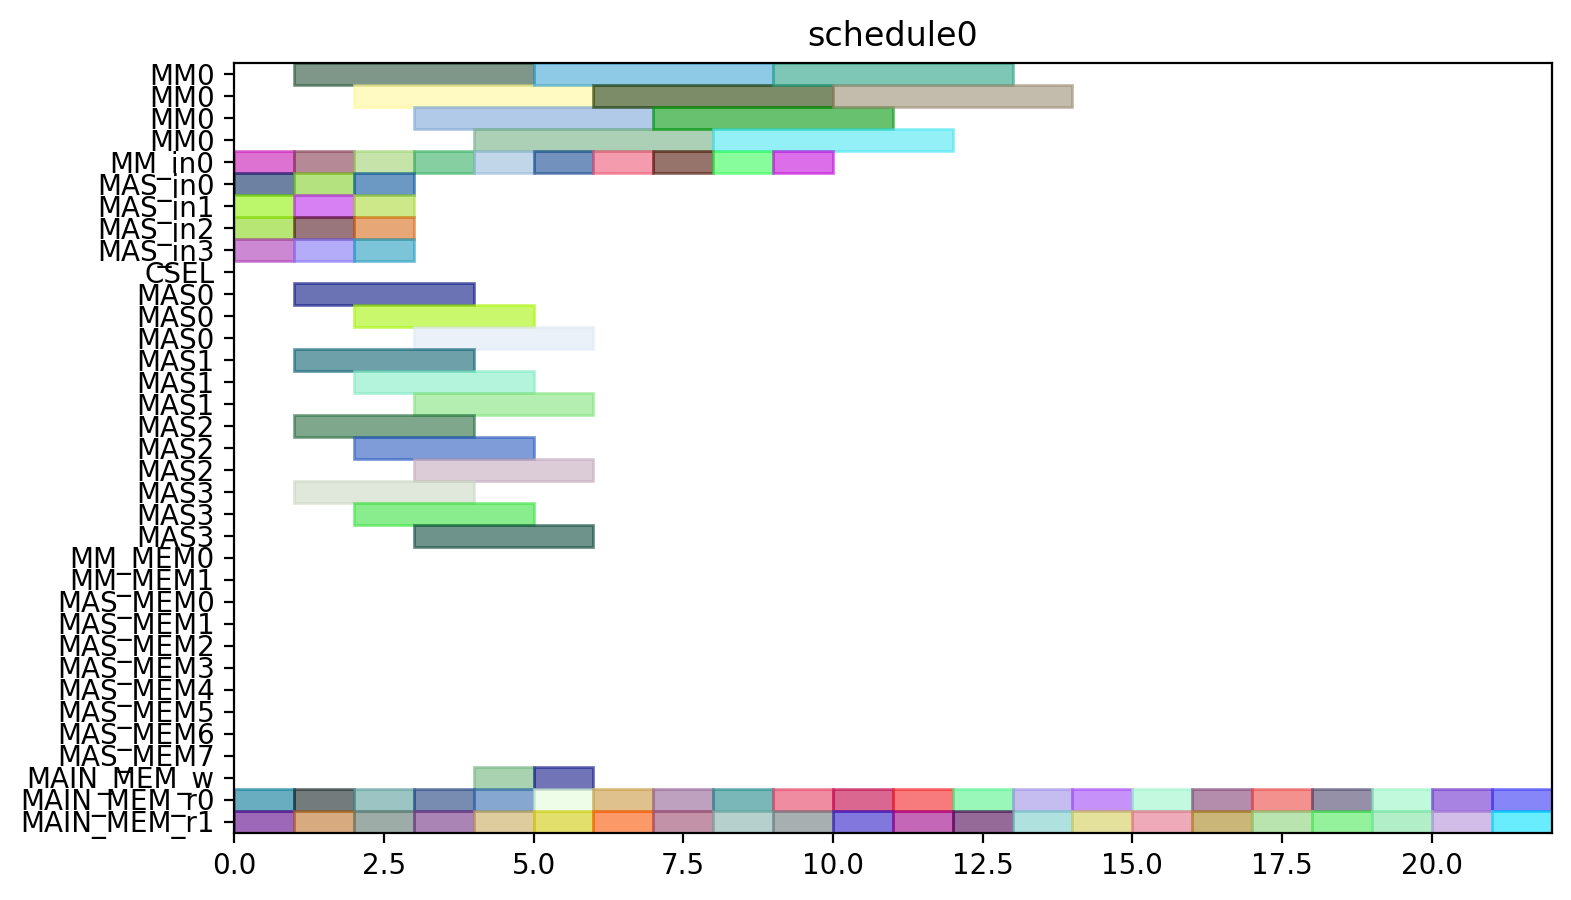

The script that drew this image:
from pyschedule import Scenario, solvers, plotters, alt


def solve():
	horizon = 90
	S = Scenario("schedule0", horizon=horizon)

	# resource
	MM = S.Resources('MM', num=1, size=4)
	MM_in = S.Resources('MM_in', num=1)
	MAS_in = S.Resources('MAS_in', num=4)
	CSEL = S.Resource('CSEL')
	MAS = S.Resources('MAS', num=4, size=3, periods=range(1, horizon))
	MM_MEM = S.Resources('MM_MEM', num=2)
	MAS_MEM = S.Resources('MAS_MEM', num=8)
	MAIN_MEM_w = S.Resource('MAIN_MEM_w', size=1)
	MAIN_MEM_r = S.Resources('MAIN_MEM_r', num=2)

	# result of previous scheduling

	# new tasks
	c10_t0 = S.Task('c10_t0', length=4, delay_cost=1)
	c10_t0 += alt(MM)
	c10_t0_in = S.Task('c10_t0_in', length=1, delay_cost=1)
	c10_t0_in += alt(MM_in)
	S += c10_t0_in*MM_in[0]<=c10_t0*MM[0]

	c10_t0_mem0 = S.Task('c10_t0_mem0', length=1, delay_cost=1)
	c10_t0_mem0 += MAIN_MEM_r[0]
	c10_t0_mem1 = S.Task('c10_t0_mem1', length=1, delay_cost=1)
	c10_t0_mem1 += MAIN_MEM_r[1]
	c10_t1 = S.Task('c10_t1', length=4, delay_cost=1)
	c10_t1 += alt(MM)
	c10_t1_in = S.Task('c10_t1_in', length=1, delay_cost=1)
	c10_t1_in += alt(MM_in)
	S += c10_t1_in*MM_in[0]<=c10_t1*MM[0]

	c10_t1_mem0 = S.Task('c10_t1_mem0', length=1, delay_cost=1)
	c10_t1_mem0 += MAIN_MEM_r[0]
	c10_t1_mem1 = S.Task('c10_t1_mem1', length=1, delay_cost=1)
	c10_t1_mem1 += MAIN_MEM_r[1]
	c10_t2 = S.Task('c10_t2', length=3, delay_cost=1)
	c10_t2 += alt(MAS)
	c10_t2_in = S.Task('c10_t2_in', length=1, delay_cost=1)
	c10_t2_in += alt(MAS_in)
	S += c10_t2_in*MAS_in[0]<=c10_t2*MAS[0]

	S += c10_t2_in*MAS_in[1]<=c10_t2*MAS[1]

	S += c10_t2_in*MAS_in[2]<=c10_t2*MAS[2]

	S += c10_t2_in*MAS_in[3]<=c10_t2*MAS[3]

	c10_t2_mem0 = S.Task('c10_t2_mem0', length=1, delay_cost=1)
	c10_t2_mem0 += MAIN_MEM_r[0]
	c10_t2_mem1 = S.Task('c10_t2_mem1', length=1, delay_cost=1)
	c10_t2_mem1 += MAIN_MEM_r[1]
	c10_t3 = S.Task('c10_t3', length=3, delay_cost=1)
	c10_t3 += alt(MAS)
	c10_t3_in = S.Task('c10_t3_in', length=1, delay_cost=1)
	c10_t3_in += alt(MAS_in)
	S += c10_t3_in*MAS_in[0]<=c10_t3*MAS[0]

	S += c10_t3_in*MAS_in[1]<=c10_t3*MAS[1]

	S += c10_t3_in*MAS_in[2]<=c10_t3*MAS[2]

	S += c10_t3_in*MAS_in[3]<=c10_t3*MAS[3]

	c10_t3_mem0 = S.Task('c10_t3_mem0', length=1, delay_cost=1)
	c10_t3_mem0 += MAIN_MEM_r[0]
	c10_t3_mem1 = S.Task('c10_t3_mem1', length=1, delay_cost=1)
	c10_t3_mem1 += MAIN_MEM_r[1]
	c20_t0 = S.Task('c20_t0', length=4, delay_cost=1)
	c20_t0 += alt(MM)
	c20_t0_in = S.Task('c20_t0_in', length=1, delay_cost=1)
	c20_t0_in += alt(MM_in)
	S += c20_t0_in*MM_in[0]<=c20_t0*MM[0]

	c20_t0_mem0 = S.Task('c20_t0_mem0', length=1, delay_cost=1)
	c20_t0_mem0 += MAIN_MEM_r[0]
	c20_t0_mem1 = S.Task('c20_t0_mem1', length=1, delay_cost=1)
	c20_t0_mem1 += MAIN_MEM_r[1]
	c20_t1 = S.Task('c20_t1', length=4, delay_cost=1)
	c20_t1 += alt(MM)
	c20_t1_in = S.Task('c20_t1_in', length=1, delay_cost=1)
	c20_t1_in += alt(MM_in)
	S += c20_t1_in*MM_in[0]<=c20_t1*MM[0]

	c20_t1_mem0 = S.Task('c20_t1_mem0', length=1, delay_cost=1)
	c20_t1_mem0 += MAIN_MEM_r[0]
	c20_t1_mem1 = S.Task('c20_t1_mem1', length=1, delay_cost=1)
	c20_t1_mem1 += MAIN_MEM_r[1]
	c20_t2 = S.Task('c20_t2', length=3, delay_cost=1)
	c20_t2 += alt(MAS)
	c20_t2_in = S.Task('c20_t2_in', length=1, delay_cost=1)
	c20_t2_in += alt(MAS_in)
	S += c20_t2_in*MAS_in[0]<=c20_t2*MAS[0]

	S += c20_t2_in*MAS_in[1]<=c20_t2*MAS[1]

	S += c20_t2_in*MAS_in[2]<=c20_t2*MAS[2]

	S += c20_t2_in*MAS_in[3]<=c20_t2*MAS[3]

	c20_t2_mem0 = S.Task('c20_t2_mem0', length=1, delay_cost=1)
	c20_t2_mem0 += MAIN_MEM_r[0]
	c20_t2_mem1 = S.Task('c20_t2_mem1', length=1, delay_cost=1)
	c20_t2_mem1 += MAIN_MEM_r[1]
	c20_t3 = S.Task('c20_t3', length=3, delay_cost=1)
	c20_t3 += alt(MAS)
	c20_t3_in = S.Task('c20_t3_in', length=1, delay_cost=1)
	c20_t3_in += alt(MAS_in)
	S += c20_t3_in*MAS_in[0]<=c20_t3*MAS[0]

	S += c20_t3_in*MAS_in[1]<=c20_t3*MAS[1]

	S += c20_t3_in*MAS_in[2]<=c20_t3*MAS[2]

	S += c20_t3_in*MAS_in[3]<=c20_t3*MAS[3]

	c20_t3_mem0 = S.Task('c20_t3_mem0', length=1, delay_cost=1)
	c20_t3_mem0 += MAIN_MEM_r[0]
	c20_t3_mem1 = S.Task('c20_t3_mem1', length=1, delay_cost=1)
	c20_t3_mem1 += MAIN_MEM_r[1]
	c01_t0 = S.Task('c01_t0', length=4, delay_cost=1)
	c01_t0 += alt(MM)
	c01_t0_in = S.Task('c01_t0_in', length=1, delay_cost=1)
	c01_t0_in += alt(MM_in)
	S += c01_t0_in*MM_in[0]<=c01_t0*MM[0]

	c01_t0_mem0 = S.Task('c01_t0_mem0', length=1, delay_cost=1)
	c01_t0_mem0 += MAIN_MEM_r[0]
	c01_t0_mem1 = S.Task('c01_t0_mem1', length=1, delay_cost=1)
	c01_t0_mem1 += MAIN_MEM_r[1]
	c01_t1 = S.Task('c01_t1', length=4, delay_cost=1)
	c01_t1 += alt(MM)
	c01_t1_in = S.Task('c01_t1_in', length=1, delay_cost=1)
	c01_t1_in += alt(MM_in)
	S += c01_t1_in*MM_in[0]<=c01_t1*MM[0]

	c01_t1_mem0 = S.Task('c01_t1_mem0', length=1, delay_cost=1)
	c01_t1_mem0 += MAIN_MEM_r[0]
	c01_t1_mem1 = S.Task('c01_t1_mem1', length=1, delay_cost=1)
	c01_t1_mem1 += MAIN_MEM_r[1]
	c01_t2 = S.Task('c01_t2', length=3, delay_cost=1)
	c01_t2 += alt(MAS)
	c01_t2_in = S.Task('c01_t2_in', length=1, delay_cost=1)
	c01_t2_in += alt(MAS_in)
	S += c01_t2_in*MAS_in[0]<=c01_t2*MAS[0]

	S += c01_t2_in*MAS_in[1]<=c01_t2*MAS[1]

	S += c01_t2_in*MAS_in[2]<=c01_t2*MAS[2]

	S += c01_t2_in*MAS_in[3]<=c01_t2*MAS[3]

	c01_t2_mem0 = S.Task('c01_t2_mem0', length=1, delay_cost=1)
	c01_t2_mem0 += MAIN_MEM_r[0]
	c01_t2_mem1 = S.Task('c01_t2_mem1', length=1, delay_cost=1)
	c01_t2_mem1 += MAIN_MEM_r[1]
	c01_t3 = S.Task('c01_t3', length=3, delay_cost=1)
	c01_t3 += alt(MAS)
	c01_t3_in = S.Task('c01_t3_in', length=1, delay_cost=1)
	c01_t3_in += alt(MAS_in)
	S += c01_t3_in*MAS_in[0]<=c01_t3*MAS[0]

	S += c01_t3_in*MAS_in[1]<=c01_t3*MAS[1]

	S += c01_t3_in*MAS_in[2]<=c01_t3*MAS[2]

	S += c01_t3_in*MAS_in[3]<=c01_t3*MAS[3]

	c01_t3_mem0 = S.Task('c01_t3_mem0', length=1, delay_cost=1)
	c01_t3_mem0 += MAIN_MEM_r[0]
	c01_t3_mem1 = S.Task('c01_t3_mem1', length=1, delay_cost=1)
	c01_t3_mem1 += MAIN_MEM_r[1]
	c11_t0 = S.Task('c11_t0', length=4, delay_cost=1)
	c11_t0 += alt(MM)
	c11_t0_in = S.Task('c11_t0_in', length=1, delay_cost=1)
	c11_t0_in += alt(MM_in)
	S += c11_t0_in*MM_in[0]<=c11_t0*MM[0]

	c11_t0_mem0 = S.Task('c11_t0_mem0', length=1, delay_cost=1)
	c11_t0_mem0 += MAIN_MEM_r[0]
	c11_t0_mem1 = S.Task('c11_t0_mem1', length=1, delay_cost=1)
	c11_t0_mem1 += MAIN_MEM_r[1]
	c11_t1 = S.Task('c11_t1', length=4, delay_cost=1)
	c11_t1 += alt(MM)
	c11_t1_in = S.Task('c11_t1_in', length=1, delay_cost=1)
	c11_t1_in += alt(MM_in)
	S += c11_t1_in*MM_in[0]<=c11_t1*MM[0]

	c11_t1_mem0 = S.Task('c11_t1_mem0', length=1, delay_cost=1)
	c11_t1_mem0 += MAIN_MEM_r[0]
	c11_t1_mem1 = S.Task('c11_t1_mem1', length=1, delay_cost=1)
	c11_t1_mem1 += MAIN_MEM_r[1]
	c11_t2 = S.Task('c11_t2', length=3, delay_cost=1)
	c11_t2 += alt(MAS)
	c11_t2_in = S.Task('c11_t2_in', length=1, delay_cost=1)
	c11_t2_in += alt(MAS_in)
	S += c11_t2_in*MAS_in[0]<=c11_t2*MAS[0]

	S += c11_t2_in*MAS_in[1]<=c11_t2*MAS[1]

	S += c11_t2_in*MAS_in[2]<=c11_t2*MAS[2]

	S += c11_t2_in*MAS_in[3]<=c11_t2*MAS[3]

	c11_t2_mem0 = S.Task('c11_t2_mem0', length=1, delay_cost=1)
	c11_t2_mem0 += MAIN_MEM_r[0]
	c11_t2_mem1 = S.Task('c11_t2_mem1', length=1, delay_cost=1)
	c11_t2_mem1 += MAIN_MEM_r[1]
	c11_t3 = S.Task('c11_t3', length=3, delay_cost=1)
	c11_t3 += alt(MAS)
	c11_t3_in = S.Task('c11_t3_in', length=1, delay_cost=1)
	c11_t3_in += alt(MAS_in)
	S += c11_t3_in*MAS_in[0]<=c11_t3*MAS[0]

	S += c11_t3_in*MAS_in[1]<=c11_t3*MAS[1]

	S += c11_t3_in*MAS_in[2]<=c11_t3*MAS[2]

	S += c11_t3_in*MAS_in[3]<=c11_t3*MAS[3]

	c11_t3_mem0 = S.Task('c11_t3_mem0', length=1, delay_cost=1)
	c11_t3_mem0 += MAIN_MEM_r[0]
	c11_t3_mem1 = S.Task('c11_t3_mem1', length=1, delay_cost=1)
	c11_t3_mem1 += MAIN_MEM_r[1]
	c21_t0 = S.Task('c21_t0', length=4, delay_cost=1)
	c21_t0 += alt(MM)
	c21_t0_in = S.Task('c21_t0_in', length=1, delay_cost=1)
	c21_t0_in += alt(MM_in)
	S += c21_t0_in*MM_in[0]<=c21_t0*MM[0]

	c21_t0_mem0 = S.Task('c21_t0_mem0', length=1, delay_cost=1)
	c21_t0_mem0 += MAIN_MEM_r[0]
	c21_t0_mem1 = S.Task('c21_t0_mem1', length=1, delay_cost=1)
	c21_t0_mem1 += MAIN_MEM_r[1]
	c21_t1 = S.Task('c21_t1', length=4, delay_cost=1)
	c21_t1 += alt(MM)
	c21_t1_in = S.Task('c21_t1_in', length=1, delay_cost=1)
	c21_t1_in += alt(MM_in)
	S += c21_t1_in*MM_in[0]<=c21_t1*MM[0]

	c21_t1_mem0 = S.Task('c21_t1_mem0', length=1, delay_cost=1)
	c21_t1_mem0 += MAIN_MEM_r[0]
	c21_t1_mem1 = S.Task('c21_t1_mem1', length=1, delay_cost=1)
	c21_t1_mem1 += MAIN_MEM_r[1]
	c21_t2 = S.Task('c21_t2', length=3, delay_cost=1)
	c21_t2 += alt(MAS)
	c21_t2_in = S.Task('c21_t2_in', length=1, delay_cost=1)
	c21_t2_in += alt(MAS_in)
	S += c21_t2_in*MAS_in[0]<=c21_t2*MAS[0]

	S += c21_t2_in*MAS_in[1]<=c21_t2*MAS[1]

	S += c21_t2_in*MAS_in[2]<=c21_t2*MAS[2]

	S += c21_t2_in*MAS_in[3]<=c21_t2*MAS[3]

	c21_t2_mem0 = S.Task('c21_t2_mem0', length=1, delay_cost=1)
	c21_t2_mem0 += MAIN_MEM_r[0]
	c21_t2_mem1 = S.Task('c21_t2_mem1', length=1, delay_cost=1)
	c21_t2_mem1 += MAIN_MEM_r[1]
	c21_t3 = S.Task('c21_t3', length=3, delay_cost=1)
	c21_t3 += alt(MAS)
	c21_t3_in = S.Task('c21_t3_in', length=1, delay_cost=1)
	c21_t3_in += alt(MAS_in)
	S += c21_t3_in*MAS_in[0]<=c21_t3*MAS[0]

	S += c21_t3_in*MAS_in[1]<=c21_t3*MAS[1]

	S += c21_t3_in*MAS_in[2]<=c21_t3*MAS[2]

	S += c21_t3_in*MAS_in[3]<=c21_t3*MAS[3]

	c21_t3_mem0 = S.Task('c21_t3_mem0', length=1, delay_cost=1)
	c21_t3_mem0 += MAIN_MEM_r[0]
	c21_t3_mem1 = S.Task('c21_t3_mem1', length=1, delay_cost=1)
	c21_t3_mem1 += MAIN_MEM_r[1]
	c000 = S.Task('c000', length=3, delay_cost=1)
	c000 += alt(MAS)
	c000_in = S.Task('c000_in', length=1, delay_cost=1)
	c000_in += alt(MAS_in)
	S += c000_in*MAS_in[0]<=c000*MAS[0]

	S += c000_in*MAS_in[1]<=c000*MAS[1]

	S += c000_in*MAS_in[2]<=c000*MAS[2]

	S += c000_in*MAS_in[3]<=c000*MAS[3]

	S += 0<c000

	c000_w = S.Task('c000_w', length=1, delay_cost=1)
	c000_w += alt(MAIN_MEM_w)
	S += c000 <= c000_w

	c000_mem0 = S.Task('c000_mem0', length=1, delay_cost=1)
	c000_mem0 += MAIN_MEM_r[0]
	c000_mem1 = S.Task('c000_mem1', length=1, delay_cost=1)
	c000_mem1 += MAIN_MEM_r[1]
	c001 = S.Task('c001', length=3, delay_cost=1)
	c001 += alt(MAS)
	c001_in = S.Task('c001_in', length=1, delay_cost=1)
	c001_in += alt(MAS_in)
	S += c001_in*MAS_in[0]<=c001*MAS[0]

	S += c001_in*MAS_in[1]<=c001*MAS[1]

	S += c001_in*MAS_in[2]<=c001*MAS[2]

	S += c001_in*MAS_in[3]<=c001*MAS[3]

	S += 0<c001

	c001_w = S.Task('c001_w', length=1, delay_cost=1)
	c001_w += alt(MAIN_MEM_w)
	S += c001 <= c001_w

	c001_mem0 = S.Task('c001_mem0', length=1, delay_cost=1)
	c001_mem0 += MAIN_MEM_r[0]
	c001_mem1 = S.Task('c001_mem1', length=1, delay_cost=1)
	c001_mem1 += MAIN_MEM_r[1]
	solvers.mip.solve(S,msg=1,kind='CPLEX',ratio_gap=1.01)

	solution = [['hoge']*len(S.solution()[1]) for i in range(len(S.solution()))]
	for i in range(len(S.solution())):
		for j in range(len(S.solution()[i])):
			solution[i][j]=str(S.solution()[i][j])
	print(solution)

	cycles = int(solution[-1][3])

	pic_file_name = "/home/mfukuda/ABE/multiRAM_multiMAS_16mux/scheduling_result/stage4MM1_stage3MAS4/FROB/schedule0.png"
	if(S.solution() != []):
		plotters.matplotlib.plot(S,img_filename=pic_file_name, show_task_labels=False, fig_size=(cycles*0.25+3, 5))

	return solution
